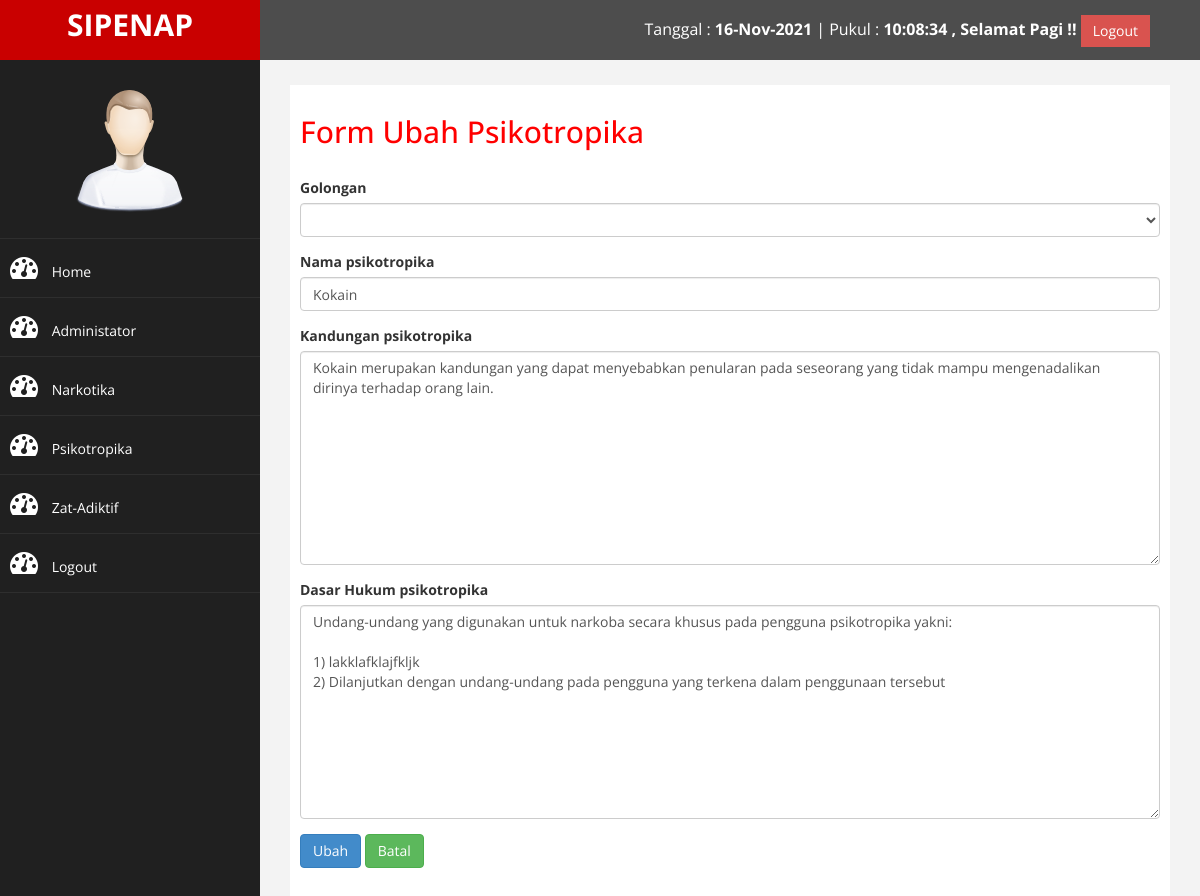
The page /admin/index.php?halaman=ubah_psikotropika&id=5 (signed in) on the database its author committed.
### tables this page shows
CREATE TABLE `psikotropika` (
  `id_psikotropika` int(11) NOT NULL,
  `golongan_psikotropika` varchar(20) NOT NULL,
  `nama_psikotropika` varchar(50) NOT NULL,
  `kandungan_psikotropika` text NOT NULL,
  `dasar_hukum_psikotropika` text NOT NULL
);

### admin/ubah_psikotropika.php (the view, shortened to what this page needs)
<h2>Form Ubah Psikotropika</h2><br>
<?php
	$ambil = $koneksi->query("SELECT * FROM psikotropika WHERE id_psikotropika='$_GET[id]'");
	$pecah = $ambil->fetch_assoc();
?>
<form method="post" enctype="multipart/form-data">
	<div class="form-group">
		<label for="golongan">Golongan</label>
		<select class="form-control" name="golongan" id="golongan" required="true">
			<option value=""></option>
			<option value="Golongan I">Golongan I</option>
		</select>
	</div>
	<div class="form-group">
		<label for="nama">Nama psikotropika</label>
		<input type="text" name="nama" class="form-control" id="nama" value="<?php echo $pecah['nama_psikotropika']; ?>" placeholder="Masukkan nama anda" required>
	</div>
	<div class="form-group">
		<label for="kandungan">Kandungan psikotropika</label>
		<textarea name="kandungan" class="form-control" rows="10" id="kandungan" placeholder="Masukkan kandungan psikotropika" required><?php echo $pecah['kandungan_psikotropika']; ?></textarea>
	</div>
	<div class="form-group">
		<label for="hukum">Dasar Hukum psikotropika</label>
		<textarea name="hukum" class="form-control" rows="10" id="hukum" placeholder="Masukkan ketentuan hukum psikotropika" required><?php echo $pecah['dasar_hukum_psikotropika']; ?></textarea>
	</div>
	<div class="form-group">
		<button name="ubah" class="btn btn-primary">Ubah</button>
		<a class="btn btn-success" href="index.php?halaman=psikotropika">Batal</a>
	</div>
</form>

### admin/assets/css/custom.css (style rules this page uses)
body { font-family: 'Open Sans', sans-serif; }
h2 { color: #f00; }

### rows shown on the page
psikotropika: nama "Kokain", kandungan "Kokain merupakan kandungan yang dapat menyebabkan penularan pada seseorang yang tidak mampu mengenadalikan dirinya terhadap orang lain.", hukum "Undang-undang yang digunakan untuk narkoba secara khusus pada pengguna psikotropika yakni: 1) lakklafklajfkljk 2) Dilanjutkan dengan undang-undang pada pengguna yang terkena dalam penggunaan tersebut"
